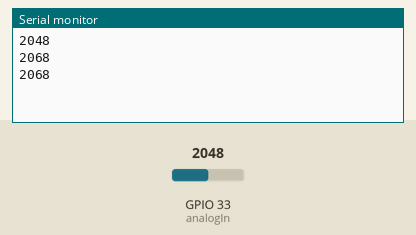
Recording of a sketch running on a simulated ESP32. Shown: the last lines printed to the serial monitor. The test bench sets the inputs (shaded band); at power-on: GPIO 33 (analogIn) = 2048 (analog values on the 0–4095 scale).

Above: at 1.2 s.
1.3 s: GPIO 33 (analogIn) set to 2866
At 2.0 s:
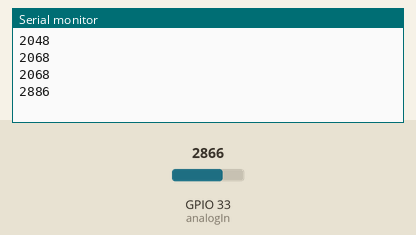
2.8 s: GPIO 33 (analogIn) set to 3603
At 3.5 s:
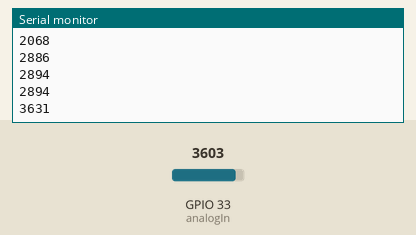
Timing chart, 0 to 5.8 s (numbered marks = the images above; inputs shaded):
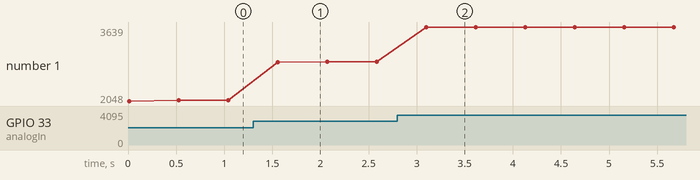

Measured:
- after the input at 1.3 s, the serial monitor: prints a new line after 0.26 s (image 1)
- after the input at 2.8 s, the serial monitor: prints a new line after 0.30 s (image 2)
- plotted number 1: 2068 → 2894 after the input at 1.3 s, 2894 → 3639 after the input at 2.8 s

The sketch:

analog_Arduino.ino
```cpp
// Entrada analogica conectada no GPIO 33 (Analog ADC1_CH5)
#define analogIn 33

//Variavel para guardar a somatoria das medições da entrada analogica
uint32_t analogValue = 0;

void setup() {
  Serial.begin(115200);
  analogReadResolution(12);
  analogSetPinAttenuation(analogIn,ADC_0db);
}

void loop() {

    for (int i = 0; i < 100; i++)
    {
        analogValue += analogRead(analogIn);
        ets_delay_us(30);
    }
    analogValue /= 100;

  Serial.println(analogValue);
  delay(500);
}
```
